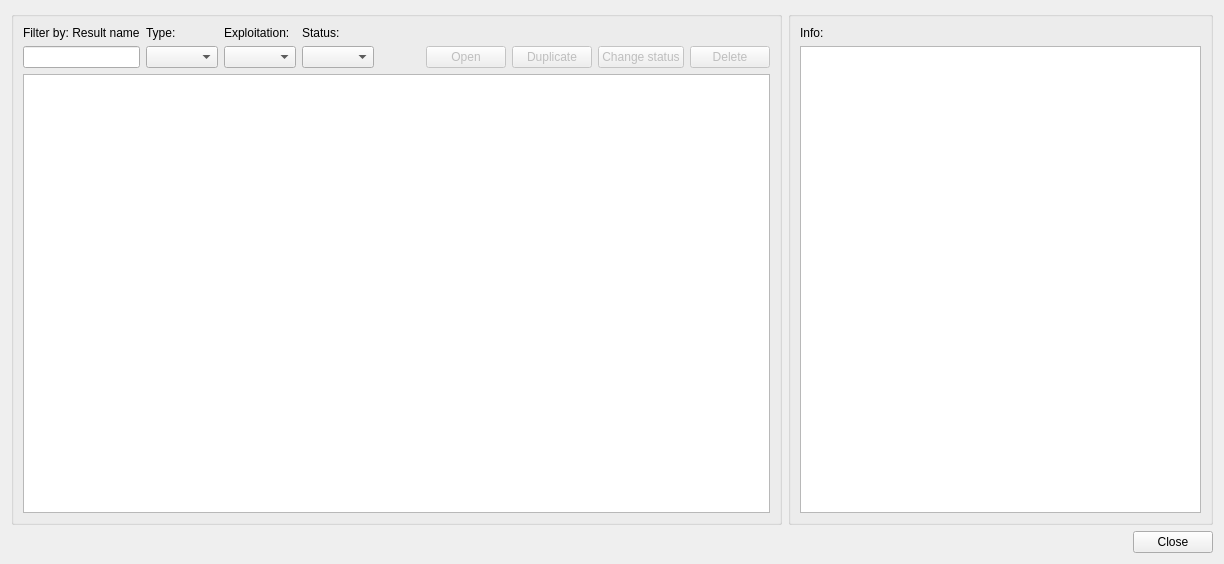
<?xml version="1.0" encoding="UTF-8"?>
<ui version="4.0">
 <class>Dialog</class>
 <widget class="QDialog" name="Dialog">
  <property name="geometry">
   <rect>
    <x>0</x>
    <y>0</y>
    <width>1224</width>
    <height>564</height>
   </rect>
  </property>
  <property name="windowTitle">
   <string>Dialog</string>
  </property>
  <layout class="QGridLayout" name="gridLayout">
   <item row="0" column="1">
    <widget class="QGroupBox" name="groupBox_2">
     <property name="title">
      <string/>
     </property>
     <layout class="QGridLayout" name="gridLayout_3">
      <item row="0" column="0">
       <widget class="QLabel" name="lbl_info">
        <property name="text">
         <string>Info:</string>
        </property>
       </widget>
      </item>
      <item row="1" column="0">
       <widget class="QTextEdit" name="txt_info">
        <property name="font">
         <font>
          <family>Courier New</family>
         </font>
        </property>
       </widget>
      </item>
     </layout>
    </widget>
   </item>
   <item row="0" column="0">
    <widget class="QGroupBox" name="groupBox">
     <property name="title">
      <string/>
     </property>
     <layout class="QGridLayout" name="gridLayout_2">
      <item row="2" column="0" colspan="9">
       <widget class="QTableView" name="tbl_results"/>
      </item>
      <item row="1" column="4">
       <spacer name="horizontalSpacer">
        <property name="orientation">
         <enum>Qt::Horizontal</enum>
        </property>
        <property name="sizeHint" stdset="0">
         <size>
          <width>40</width>
          <height>20</height>
         </size>
        </property>
       </spacer>
      </item>
      <item row="0" column="1">
       <widget class="QLabel" name="lbl_type">
        <property name="text">
         <string>Type:</string>
        </property>
       </widget>
      </item>
      <item row="0" column="2">
       <widget class="QLabel" name="lbl_expl">
        <property name="text">
         <string>Exploitation:</string>
        </property>
       </widget>
      </item>
      <item row="0" column="3">
       <widget class="QLabel" name="lbl_status">
        <property name="text">
         <string>Status:</string>
        </property>
       </widget>
      </item>
      <item row="1" column="1">
       <widget class="QComboBox" name="cmb_type"/>
      </item>
      <item row="1" column="3">
       <widget class="QComboBox" name="cmb_status"/>
      </item>
      <item row="1" column="0">
       <widget class="QLineEdit" name="txt_filter"/>
      </item>
      <item row="1" column="7">
       <widget class="QPushButton" name="btn_status">
        <property name="enabled">
         <bool>false</bool>
        </property>
        <property name="text">
         <string>Change status</string>
        </property>
       </widget>
      </item>
      <item row="1" column="5">
       <widget class="QPushButton" name="btn_open">
        <property name="enabled">
         <bool>false</bool>
        </property>
        <property name="text">
         <string>Open</string>
        </property>
       </widget>
      </item>
      <item row="1" column="6">
       <widget class="QPushButton" name="btn_duplicate">
        <property name="enabled">
         <bool>false</bool>
        </property>
        <property name="text">
         <string>Duplicate</string>
        </property>
       </widget>
      </item>
      <item row="1" column="8">
       <widget class="QPushButton" name="btn_delete">
        <property name="enabled">
         <bool>false</bool>
        </property>
        <property name="text">
         <string>Delete</string>
        </property>
       </widget>
      </item>
      <item row="0" column="0">
       <widget class="QLabel" name="lbl_filter">
        <property name="text">
         <string>Filter by: Result name</string>
        </property>
       </widget>
      </item>
      <item row="1" column="2">
       <widget class="QComboBox" name="cmb_expl"/>
      </item>
     </layout>
    </widget>
   </item>
   <item row="1" column="0" colspan="2">
    <layout class="QHBoxLayout" name="horizontalLayout">
     <item>
      <spacer name="horizontalSpacer_2">
       <property name="orientation">
        <enum>Qt::Horizontal</enum>
       </property>
       <property name="sizeHint" stdset="0">
        <size>
         <width>40</width>
         <height>20</height>
        </size>
       </property>
      </spacer>
     </item>
     <item>
      <widget class="QPushButton" name="btn_close">
       <property name="text">
        <string>Close</string>
       </property>
      </widget>
     </item>
    </layout>
   </item>
  </layout>
 </widget>
 <resources/>
 <connections/>
</ui>
